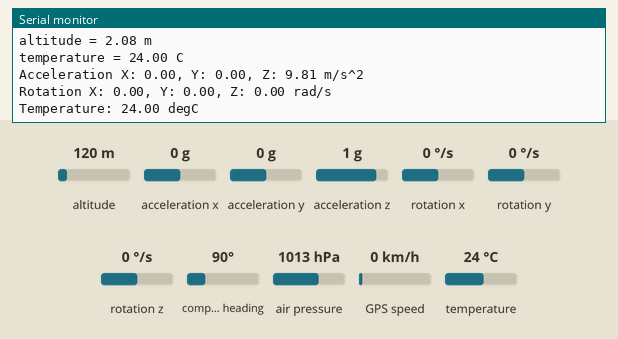
Recording of a sketch running on a simulated Arduino Leonardo, built with avr-gcc and run on an emulated ATmega32U4. On the bench: the last lines printed to the serial monitor. Inputs (shaded band) come from the test bench; at power-on: altitude 120 m, acceleration x 0 g, acceleration y 0 g, acceleration z 1 g, rotation x 0 °/s, rotation y 0 °/s, rotation z 0 °/s, compass heading 90°, air pressure 1013 hPa, GPS speed 0 km/h, temperature 24 °C. The GPS gets a fix after 3 s at 37.7749, -122.4194 with 8 satellites.

Above: at 1.3 s.
1.4 s: altitude set to 20 m
At 3.6 s:
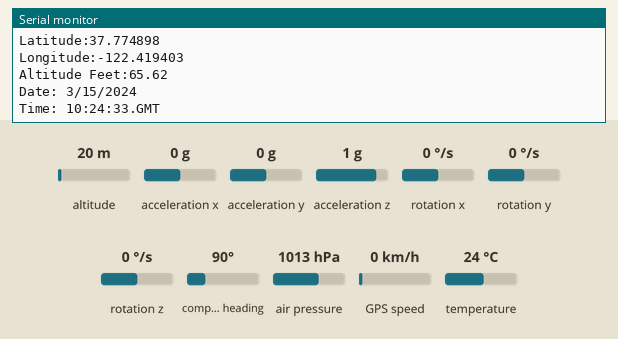
4.7 s: acceleration x set to -1.4 g
At 5.45 s:
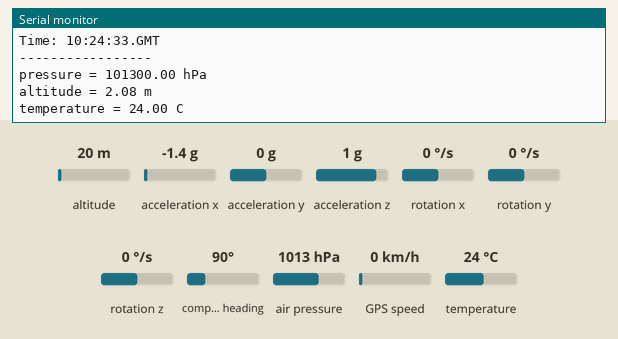
6.2 s: acceleration y set to -1.4 g
At 6.2 s:
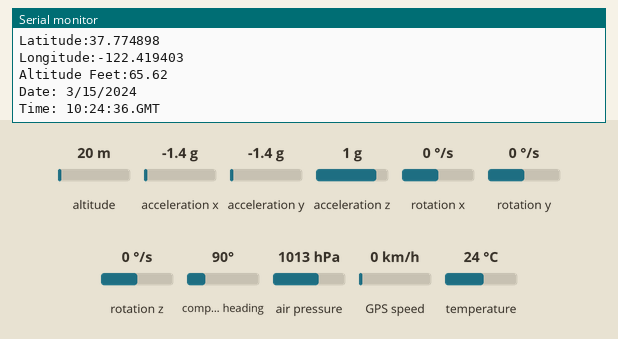
7.7 s: acceleration z set to -1.4 g
At 9.1 s:
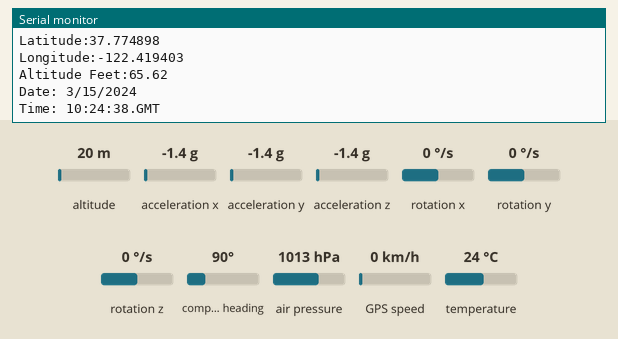
9.2 s: rotation x set to -192 °/s
At 11.45 s:
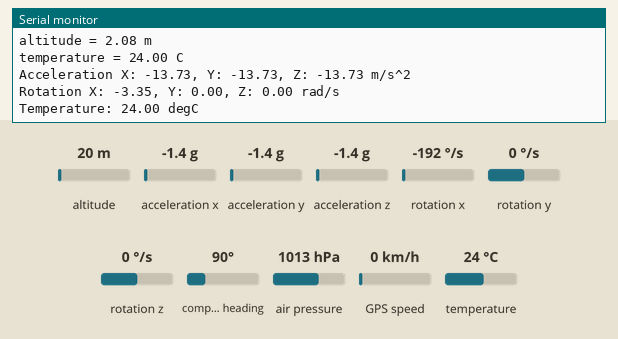
Timing chart, 0 to 11.7 s (numbered marks = the images above; inputs shaded):
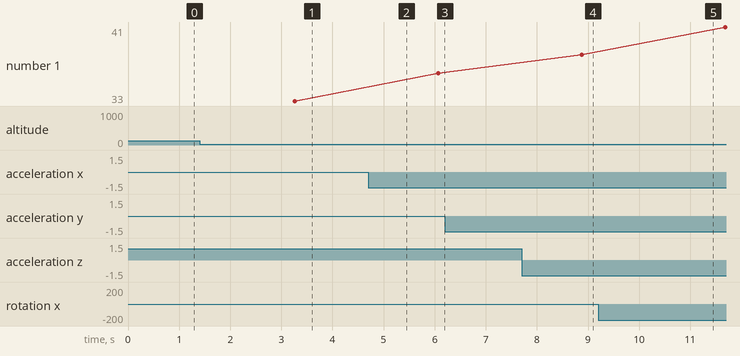

The sketch:

sketch_may05c.ino
```cpp
#include <TinyGPS++.h>
#include <SoftwareSerial.h>

#include <Adafruit_MPU6050.h>
#include <Adafruit_Sensor.h>
#include <Wire.h>

#include <Adafruit_MPL3115A2.h>
Adafruit_MPU6050 mpu;
Adafruit_MPL3115A2 baro;

SoftwareSerial serial_connection(0,1); //tx,rx
TinyGPSPlus gps;// GPS object to process the NMEA data

void setup()
{
  Serial.begin(9600);                //This opens up communications to the Serial monitor in the Arduino IDE
  serial_connection.begin(9600);     //This opens up communications to the GPS
  Serial.println("GPS Start");        //To show in the serial monitor that the sketch has started

    Serial.begin(9600);
  while(!Serial);
  Serial.println("Adafruit_MPL3115A2 test!");

  if (!baro.begin()) {
    Serial.println("Could not find sensor. Check wiring.");
    while(1);
  }

  // use to set sea level pressure for current location
  // this is needed for accurate altitude measurement
  // STD SLP = 1013.26 hPa
  baro.setSeaPressure(1013.26);


   Serial.begin(9600);
  while (!Serial)
    delay(10); // will pause Zero, Leonardo, etc until serial console opens

  Serial.println("Adafruit MPU6050 test!");

  // Try to initialize!
  if (!mpu.begin()) {
    Serial.println("Failed to find MPU6050 chip");
    while (1) {
      delay(10);
    }
  }
  Serial.println("MPU6050 Found!");

  mpu.setAccelerometerRange(MPU6050_RANGE_8_G);
  Serial.print("Accelerometer range set to: ");
  switch (mpu.getAccelerometerRange()) {
  case MPU6050_RANGE_2_G:
    Serial.println("+-2G");
    break;
  case MPU6050_RANGE_4_G:
    Serial.println("+-4G");
    break;
  case MPU6050_RANGE_8_G:
    Serial.println("+-8G");
    break;
  case MPU6050_RANGE_16_G:
    Serial.println("+-16G");
    break;
  }
  mpu.setGyroRange(MPU6050_RANGE_500_DEG);
  Serial.print("Gyro range set to: ");
  switch (mpu.getGyroRange()) {
  case MPU6050_RANGE_250_DEG:
    Serial.println("+- 250 deg/s");
    break;
  case MPU6050_RANGE_500_DEG:
    Serial.println("+- 500 deg/s");
    break;
  case MPU6050_RANGE_1000_DEG:
    Serial.println("+- 1000 deg/s");
    break;
  case MPU6050_RANGE_2000_DEG:
    Serial.println("+- 2000 deg/s");
    break;
  }

  mpu.setFilterBandwidth(MPU6050_BAND_21_HZ);
  Serial.print("Filter bandwidth set to: ");
  switch (mpu.getFilterBandwidth()) {
  case MPU6050_BAND_260_HZ:
    Serial.println("260 Hz");
    break;
  case MPU6050_BAND_184_HZ:
    Serial.println("184 Hz");
    break;
  case MPU6050_BAND_94_HZ:
    Serial.println("94 Hz");
    break;
  case MPU6050_BAND_44_HZ:
    Serial.println("44 Hz");
    break;
  case MPU6050_BAND_21_HZ:
    Serial.println("21 Hz");
    break;
  case MPU6050_BAND_10_HZ:
    Serial.println("10 Hz");
    break;
  case MPU6050_BAND_5_HZ:
    Serial.println("5 Hz");
    break;
  }

  Serial.println("");
  delay(100);

}

void loop()
{

  begin:

  while(serial_connection.available())              //While there are incoming characters  from the GPS
  {
    gps.encode(serial_connection.read());           //This feeds the serial NMEA data into the library one char at a time
  }
  if(gps.location.isUpdated())          //This will pretty much be fired all the time anyway but will at least reduce it to only after a package of NMEA data comes in
  {
    //Get the latest info from the gps object which it derived from the data sent by the GPS unit
    Serial.print("Satellite Count:");
    Serial.println(gps.satellites.value());
    Serial.print("Latitude:");
    Serial.println(gps.location.lat(), 6);
    Serial.print("Longitude:");
    Serial.println(gps.location.lng(), 6);

    Serial.print("Altitude Feet:");
    Serial.println(gps.altitude.feet());
    Serial.println("");

    Serial.print("Date: ");
  if (gps.date.isValid())
  {
    Serial.print(gps.date.month());
    Serial.print("/");
    Serial.print(gps.date.day());
    Serial.print("/");
    Serial.println(gps.date.year());
  }

  Serial.print("Time: ");
  if (gps.time.isValid())
  {
    if (gps.time.hour() < 10) Serial.print(F("0"));
    Serial.print(gps.time.hour());
    Serial.print(":");
    if (gps.time.minute() < 10) Serial.print(F("0"));
    Serial.print(gps.time.minute());
    Serial.print(":");
    if (gps.time.second() < 10) Serial.print(F("0"));
    Serial.print(gps.time.second());
    Serial.print(".GMT");
  }
  Serial.println("");
  delay(2000);
  }


  float pressure = baro.getPressure();
  float altitude = baro.getAltitude();
  float temperature = baro.getTemperature();

  Serial.println("-----------------");
  Serial.print("pressure = "); Serial.print(pressure); Serial.println(" hPa");
  Serial.print("altitude = "); Serial.print(altitude); Serial.println(" m");
  Serial.print("temperature = "); Serial.print(temperature); Serial.println(" C");

  delay(250);


   /* Get new sensor events with the readings */
  sensors_event_t a, g, temp;
  mpu.getEvent(&a, &g, &temp);

  /* Print out the values */
  Serial.print("Acceleration X: ");
  Serial.print(a.acceleration.x);
  Serial.print(", Y: ");
  Serial.print(a.acceleration.y);
  Serial.print(", Z: ");
  Serial.print(a.acceleration.z);
  Serial.println(" m/s^2");

  Serial.print("Rotation X: ");
  Serial.print(g.gyro.x);
  Serial.print(", Y: ");
  Serial.print(g.gyro.y);
  Serial.print(", Z: ");
  Serial.print(g.gyro.z);
  Serial.println(" rad/s");

  Serial.print("Temperature: ");
  Serial.print(temp.temperature);
  Serial.println(" degC");

  Serial.println("");
  delay(500);

  goto begin;
}
```

Measured:
- after the input at 1.4 s, the serial monitor: prints a new line after 1.9 s (image 1)
- after the input at 7.7 s, the serial monitor: prints a new line after 0.63 s (image 4)
- after the input at 9.2 s, the serial monitor: prints a new line after 1.9 s (image 5)
